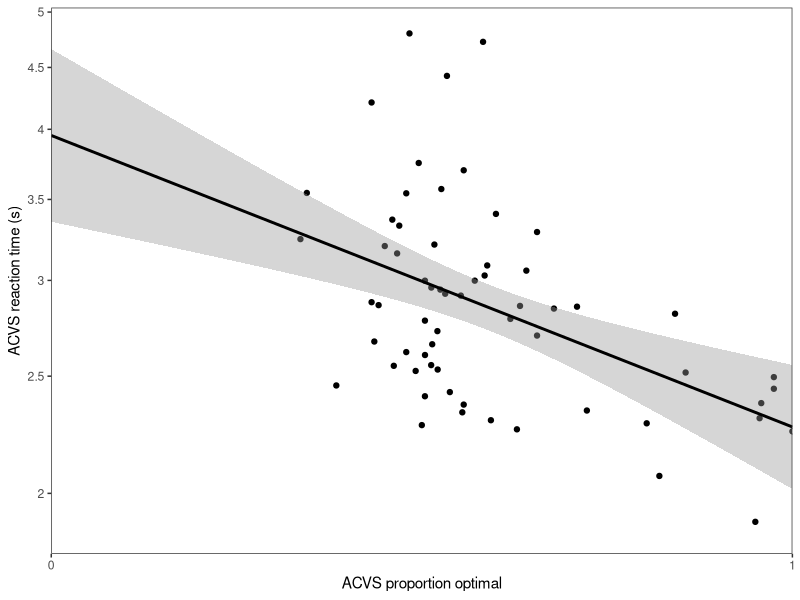
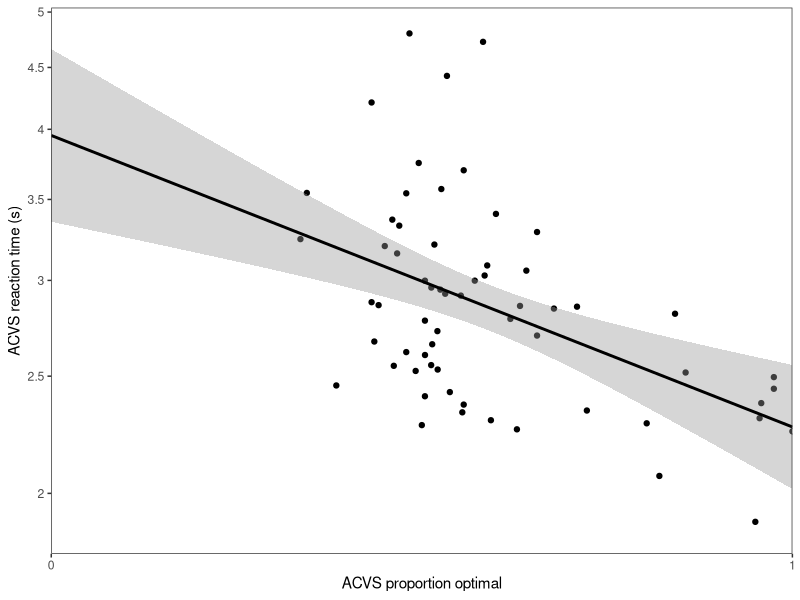
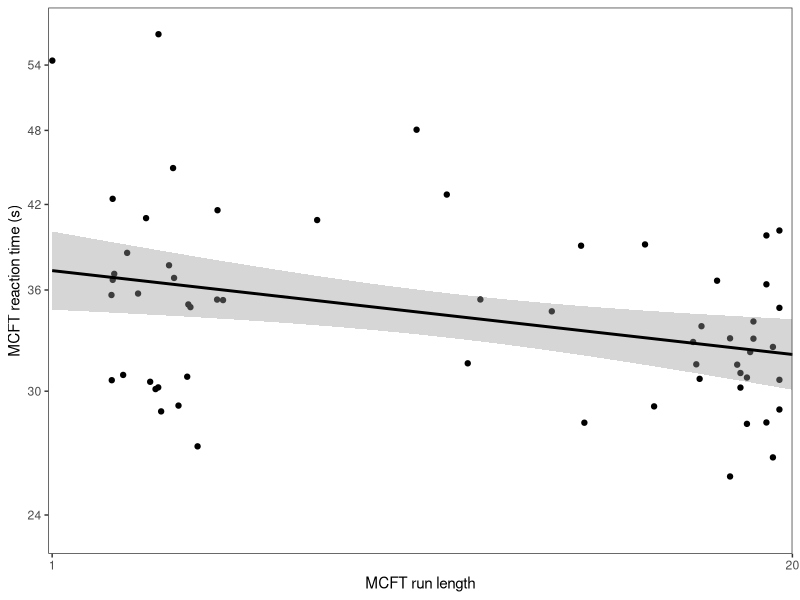

These charts were generated, in order, by the following R code: (Note: this script raises an error after producing the figures.)
library(tidyverse)


figXn <- 3.5
figYn <- 2.5

dat <- read_csv("summaryData_75.csv")


# remove people who had the wrong resolution!
idx <- c(1, 2, 3, 4, 11, 31, 69)

dat <- filter(dat, !(observer %in% idx))

# numbers taken from inital parsing script for split half paradigm


############################################################
# ACVS opt v rt
############################################################

r <- (with(dat, cor.test(ac_propOpt, ac_meanlog2rt)))

y_labels = seq(2,5, 0.5)
y_breaks = log(1000* y_labels, 2)



plt <- ggplot(dat, aes(x = ac_propOpt, y = ac_meanlog2rt))
plt <- plt + geom_point() 
plt <- plt + geom_smooth(method = lm, colour = "black", fullrange = TRUE, linetype = 1)
plt <- plt + theme_bw()
plt <- plt + scale_x_continuous("ACVS proportion optimal",
	  limits = c(0, 1 ), breaks = c(0, 1), expand = c(0, 0))
plt <- plt + scale_y_continuous("ACVS reaction time (s)",
	  breaks = y_breaks, labels = y_labels, expand = c(0, 0))
plt <- plt + coord_cartesian(xlim=c(0, 1), ylim=c(10.8, 12.3))
plt <- plt + theme(
  panel.grid.major = element_blank(), 
  panel.grid.minor = element_blank())
# plt <- plt + ggtitle('Split-half and Attentional Control')
ggsave("scratch/acvs_opt_rt.pdf", width = figYn, height = figYn)
plt

############################################################
# MCFT opt v rt
############################################################


r <- (with(dat, cor.test(fg_conj_run_length, fg_conj_log2)))

y_labels = seq(24, 60, 6)
y_breaks = log(1000* y_labels, 2)


plt <- ggplot(dat, aes(x = fg_conj_run_length, y = fg_conj_log2))
plt <- plt + geom_point() 
plt <- plt + geom_smooth(method = lm, colour = "black", fullrange = TRUE, linetype = 1)
plt <- plt + theme_bw()
plt <- plt + scale_x_continuous("MCFT run length",
    limits = c(1, 20), breaks = c(1, 20), expand = c(0, 0))
plt <- plt + scale_y_continuous("MCFT reaction time (s)",
    breaks = y_breaks, labels = y_labels, expand = c(0, 0))
plt <- plt + coord_cartesian(xlim=c(0.9, 20), ylim=c(14.45, 15.87))
plt <- plt + theme(
  panel.grid.major = element_blank(), 
  panel.grid.minor = element_blank())
# plt <- plt + ggtitle('Split-half and Attentional Control')
ggsave("scratch/mcft_rl_rt.pdf", width = figYn, height = figYn)













r_feat <- round(with(dat, cor.test(ls_mean_log_rt, fg_feat_log2)$estimate), 3)
r_conj <- round(with(dat, cor.test(ls_mean_log_rt, fg_conj_log2)$estimate), 3)

y_breaks = c(14.13571, 14.70995, 15.28771)
y_labels = round(2^y_breaks)

plt <- ggplot(dat, aes(x = ls_mean_log_rt, y = fg_feat_log2))
plt <- plt + geom_point() 
plt <- plt + geom_smooth(method = lm, colour = "black", fullrange = TRUE, linetype=0)
plt <- plt + theme_bw()
plt <- plt + scale_x_continuous("split-half: mean log rt (ms)",
    limits = c(8, 14.1), breaks = x_breaks, labels = x_labels, expand = c(0, 0))
plt <- plt + scale_y_continuous("foraging (feature): mean log rt (ms)",
    limits = c(y_breaks[1], y_breaks[3]), breaks = y_breaks, labels = y_labels,expand = c(0, 0))
plt <- plt + coord_cartesian(xlim=c(min(x_breaks),max(x_breaks)+0.2), ylim=c(y_breaks[1],max(y_breaks)))
plt <- plt + geom_text(label=paste("r =", r_feat), x= 12, y=15.1)
plt <- plt + theme(
  panel.grid.major = element_blank(), 
  panel.grid.minor = element_blank())
ggsave("scratch/ls_v_fg_feature_rt.pdf", width = figYn, height = figYn)
ggsave("scratch/ls_v_fg_feature_rt.png", width = figYn, height = figYn)

#  split-half with forgaging conjunction

y_breaks = c(14.28771, 14.91998, 15.55075)
y_labels = round(2^y_breaks)

plt <- ggplot(dat, aes(x = ls_mean_log_rt, y = fg_conj_log2))
plt <- plt + geom_point() 
plt <- plt + geom_smooth(method = lm, colour = "black", fullrange = TRUE, linetype=0)
plt <- plt + theme_bw()
plt <- plt + scale_x_continuous("split-half: mean log rt (ms)",
   limits = c(8, 14.1), breaks = x_breaks, labels = x_labels, expand = c(0, 0))
plt <- plt + scale_y_continuous("foraging (conj.): mean log rt (ms)",
    limits = c(y_breaks[1], y_breaks[3]), breaks = y_breaks, labels = y_labels,expand = c(0, 0))
# plt <- plt + geom_text(label=paste("r =", r_conj), x= 12, y=14.5)
plt <- plt + coord_cartesian(xlim=c(min(x_breaks),max(x_breaks)+0.2), ylim=c(y_breaks[1],max(y_breaks)))
plt <- plt + theme(
  panel.grid.major = element_blank(), 
  panel.grid.minor = element_blank())
ggsave("scratch/ls_v_fg_conj_rt.pdf", width = figYn, height = figYn)
ggsave("scratch/ls_v_fg_conj_rt.png", width = figYn, height = figYn)

#  adaptive choice with forgaging feature

x_labels = c(1500, 3000, 6000)
x_breaks = log(x_labels, 2)
y_breaks = c(14.13571, 14.71171, 15.28771)
y_labels = round(2^y_breaks)

r_feat <- round(with(dat, cor.test(ac_meanlog2rt, fg_feat_log2)$estimate), 3)
r_conj <- round(with(dat, cor.test(ac_meanlog2rt, fg_conj_log2)$estimate), 3)

plt <- ggplot(dat, aes(x = ac_meanlog2rt, y = fg_feat_log2))
plt <- plt + geom_point() 
plt <- plt + geom_smooth(method = lm, colour = "black", fullrange = TRUE, linetype=0)
plt <- plt + theme_bw()
plt <- plt + scale_x_continuous("adaptive choice: mean log rt (ms)",
    limits = c(x_breaks[1], x_breaks[3]+0.05), breaks = x_breaks, labels = x_labels, expand = c(0, 0))
plt <- plt + scale_y_continuous("foraging (feature): mean log rt (ms)",
    limits = c(y_breaks[1], y_breaks[3]), breaks = y_breaks, labels = y_labels, expand = c(0, 0))
# plt <- plt + geom_text(label=paste("r =", r_feat), x= 11.1, y= 15)
plt <- plt + theme(
  panel.grid.major = element_blank(), 
  panel.grid.minor = element_blank())
ggsave("scratch/ac_v_fg_feature_rt.pdf", width = figYn, height = figYn)
ggsave("scratch/ac_v_fg_feature_rt.png", width = figYn, height = figYn)


y_breaks = c(14.28771, 14.91998, 15.55075)
y_labels = round(2^y_breaks)
plt <- ggplot(dat, aes(x = ac_meanlog2rt, y = fg_conj_log2))
plt <- plt + geom_point() 
plt <- plt + geom_smooth(method = lm, colour = "black", fullrange = TRUE, linetype=0)
plt <- plt + theme_bw()
plt <- plt + scale_x_continuous("adaptive choice: mean log rt (ms)",
    limits = c(x_breaks[1], x_breaks[3]+0.05), breaks = x_breaks, labels = x_labels, expand = c(0, 0))
plt <- plt + scale_y_continuous("foraging (conj.): mean log rt (ms)",
    limits = c(y_breaks[1], y_breaks[3]), breaks = y_breaks, labels = y_labels, expand = c(0, 0))
plt <- plt + geom_text(label=paste("r =", r_conj), x= 11, y= 15.2)
plt <- plt + theme(
  panel.grid.major = element_blank(), 
  panel.grid.minor = element_blank())
ggsave("scratch/ac_v_fg_conj_rt.pdf", width = figYn, height = figYn)
ggsave("scratch/ac_v_fg_conj_rt.png", width = figYn, height = figYn)


############################################################
# now look at strategy metrics
############################################################

#  split-half v adaptive choice
r <- round(with(dat, cor.test(ls_prop_hetero, ac_propOpt)$estimate), 3)

plt <- ggplot(dat, aes(x = ls_prop_hetero, y = ac_propOpt))
plt <- plt + geom_point() 
plt <- plt + geom_smooth(method = lm, colour = "black", fullrange = TRUE, linetype = 0)
plt <- plt + theme_bw()
plt <- plt + scale_x_continuous("split-half: prop. hetero. fix.",
	  limits = c(0, 1), expand = c(0, 0), breaks = c(0,1))
plt <- plt + scale_y_continuous("adaptive choice: prop. optimal",
	  limits = c(0, 1), expand = c(0, 0), breaks = c(0,1))
# plt <- plt + geom_text(label=paste("r =", r), x = 0.5, y= 0.25)
plt <- plt + theme(
  panel.grid.major = element_blank(), 
  panel.grid.minor = element_blank())
ggsave("scratch/ls_v_ac_opt.pdf", width = figYn, height = figYn)
ggsave("scratch/ls_v_ac_opt.png", width = figYn, height = figYn)

r <- round(with(dat, cor.test(ls_prop_hetero, ac_switchRate)$estimate), 3)

plt <- ggplot(dat, aes(x = ls_prop_hetero, y = ac_switchRate))
plt <- plt + geom_point() 
plt <- plt + geom_smooth(method = lm, colour = "black", fullrange = TRUE, linetype = 0)
plt <- plt + theme_bw()
plt <- plt + scale_x_continuous("split-half: prop. hetero. fix.",
	  limits = c(0, 1), expand = c(0, 0), breaks = c(0,1))
plt <- plt + scale_y_continuous("adaptive choice: switch rate")
# plt <- plt + geom_text(label=paste("r =", r), x= 0.25, y=0.18)
plt <- plt + theme(
  panel.grid.major = element_blank(), 
  panel.grid.minor = element_blank())

ggsave("scratch/ls_v_ac_sr.pdf", width = figYn, height = figYn)
ggsave("scratch/ls_v_ac_sr.png", width = figYn, height = figYn)


# split-half and forgaing conjunction
r <- round(with(dat, cor.test(ls_prop_hetero, fg_conj_run_num)$estimate), 3)

plt <- ggplot(dat, aes(x = ls_prop_hetero, y = fg_conj_run_num))
plt <- plt + geom_point() 
plt <- plt + geom_smooth(method = lm, colour = "black", fullrange = TRUE, linetype = 0)
plt <- plt + theme_bw()
plt <- plt + scale_x_continuous("split-half: prop. hetero. fix.",
    limits = c(0, 1), expand = c(0, 0), breaks = c(0,1))
plt <- plt + scale_y_continuous("foraging (conj.): number of runs",
    limits = c(0, 20), expand = c(0, 0))
# plt <- plt + geom_text(label=paste("r =", r), x = 0.25, y= 2)
plt <- plt + theme(
  panel.grid.major = element_blank(), 
  panel.grid.minor = element_blank())
ggsave("scratch/ls_v_fg_runnum.pdf", width = figYn, height = figYn)
ggsave("scratch/ls_v_fg_runnum.png", width = figYn, height = figYn)

r <- round(with(dat, cor.test(ls_prop_hetero, fg_conj_run_length)$estimate), 3)

plt <- ggplot(dat, aes(x = ls_prop_hetero, y = fg_conj_run_length))
plt <- plt + geom_point() 
plt <- plt + geom_smooth(method = lm, colour = "black", fullrange = TRUE, linetype = 0)
plt <- plt + theme_bw()
plt <- plt + scale_x_continuous("split-half: prop. hetero. fix.",
    limits = c(0, 1), expand = c(0, 0), breaks = c(0,1))
plt <- plt + scale_y_continuous("foraging (conj.): run length",
    limits = c(0, 20), expand = c(0, 0))
# plt <- plt + geom_text(label=paste("r =", r), x = 0.25, y= 2)
plt <- plt + theme(
  panel.grid.major = element_blank(), 
  panel.grid.minor = element_blank())
ggsave("scratch/ls_v_fg_runlength.pdf", width = figYn, height = figYn)
ggsave("scratch/ls_v_fg_runlength.png", width = figYn, height = figYn)


# adaptive choice and foraging
r <- round(with(dat, cor.test(ac_propOpt, fg_conj_run_num)$estimate), 3)

plt <- ggplot(dat, aes(x = ac_propOpt, y = fg_conj_run_num))
plt <- plt + geom_point() 
plt <- plt + geom_smooth(method = lm, colour = "black", fullrange = TRUE, linetype = 0)
plt <- plt + theme_bw()
plt <- plt + scale_x_continuous("adaptive choice: prop. optimal",
    limits = c(0, 1), expand = c(0, 0), breaks = c(0,1))
plt <- plt + scale_y_continuous("foraging (conj.): number of runs",
    limits = c(0, 20), expand = c(0, 0))
# plt <- plt + geom_text(label=paste("r =", r), x = 0.25, y= 2)
plt <- plt + theme(
  panel.grid.major = element_blank(), 
  panel.grid.minor = element_blank())
ggsave("scratch/ac_v_fg_runnum.pdf", width = figYn, height = figYn)
ggsave("scratch/ac_v_fg_runnum.png", width = figYn, height = figYn)

r <- round(with(dat, cor.test(ac_propOpt, fg_conj_run_length)$estimate), 3)

plt <- ggplot(dat, aes(x = ac_propOpt, y = fg_conj_run_length))
plt <- plt + geom_point() 
plt <- plt + geom_smooth(method = lm, colour = "black", fullrange = TRUE, linetype = 0)
plt <- plt + theme_bw()
plt <- plt + scale_x_continuous("adaptive choice: prop. optimal",
    limits = c(0, 1), expand = c(0, 0), breaks = c(0,1))
plt <- plt + scale_y_continuous("foraging (conj.): run length",
    limits = c(-10, 30), expand = c(0, 0))
# plt <- plt + geom_text(label=paste("r =", r), x = 0.25, y= 2)
plt <- plt + coord_cartesian(xlim=c(0, 1), ylim=c(0, 20))

plt <- plt + theme(
  panel.grid.major = element_blank(), 
  panel.grid.minor = element_blank())
ggsave("scratch/ac_v_fg_runlength.pdf", width = figYn, height = figYn)
ggsave("scratch/ac_v_fg_runlength.png", width = figYn, height = figYn)

